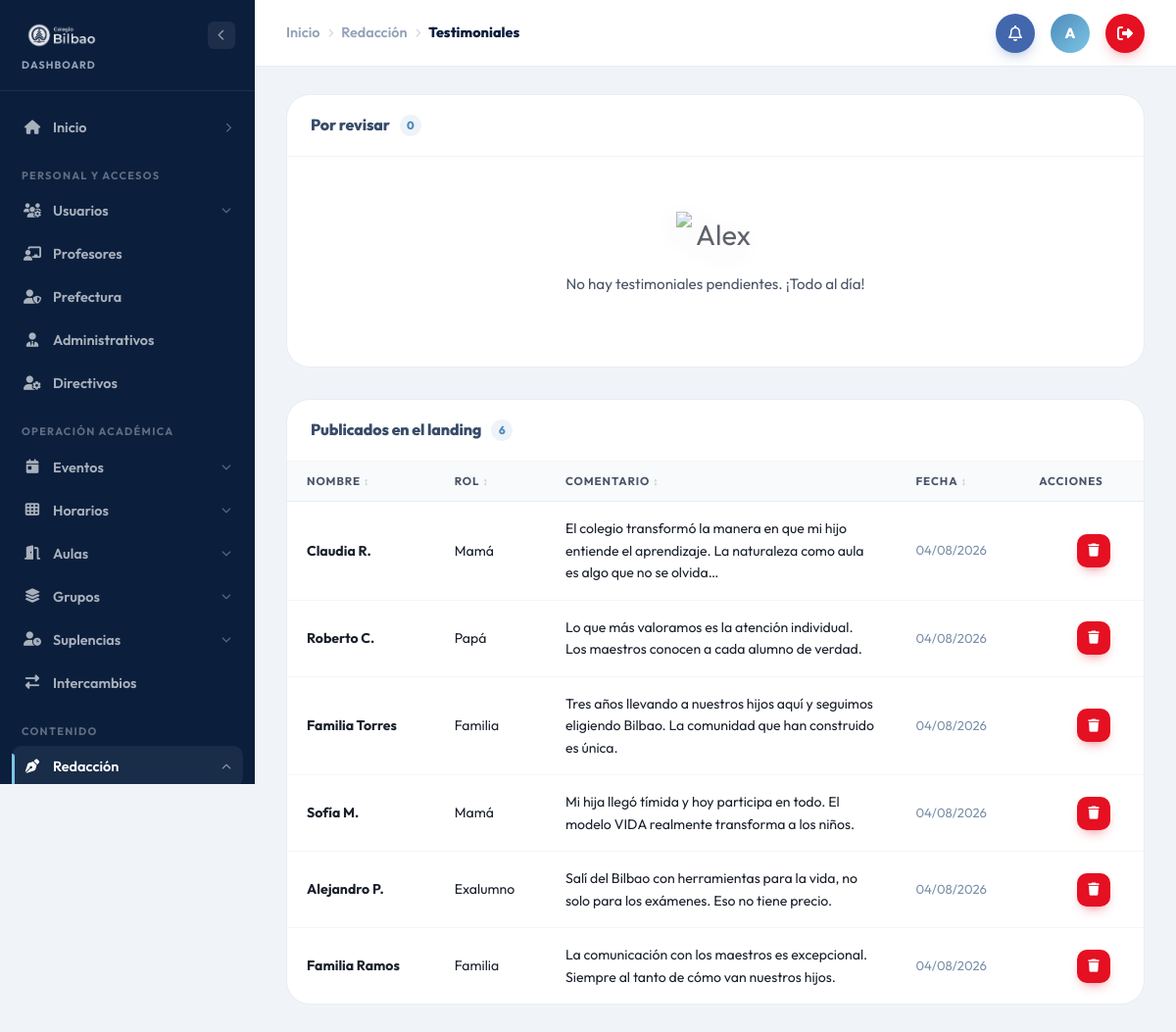
The app's page /dashboard/testimoniales (signed in) with its own data.
### tables this page shows
CREATE TABLE testimoniales (
  id         INT AUTO_INCREMENT PRIMARY KEY,
  nombre     VARCHAR(100) NOT NULL,
  rol        ENUM('Papá','Mamá','Exalumno','Exalumna','Familia') NOT NULL,
  comentario TEXT NOT NULL,
  aprobado   TINYINT(1) NOT NULL DEFAULT 0,
  created_at TIMESTAMP DEFAULT CURRENT_TIMESTAMP
);

### views/blog/testimoniales/index.php (the view, shortened to what the rows shown need)
<div class="admin-layout">
    <div class="admin-main">
        <main class="admin-content">
            <?php
            $pendientes = array_filter($testimoniales ?? [], fn($t) => !$t->aprobado);
            $aprobados  = array_filter($testimoniales ?? [], fn($t) => $t->aprobado);
            ?>
            <div class="admin-panel" style="margin-bottom:32px;">
                <div class="admin-panel__header">
                    <h2 class="admin-panel__title">
                        Por revisar
                        <span class="admin-panel__count"><?= count($pendientes) ?></span>
                    </h2>
                </div>
            </div>
            <div class="admin-panel">
                <div class="admin-panel__header">
                    <h2 class="admin-panel__title">
                        Publicados en el landing
                        <span class="admin-panel__count"><?= count($aprobados) ?></span>
                    </h2>
                </div>
                <?php if (empty($aprobados)): ?>
                <div class="admin-empty-state">
                    <p class="admin-empty-state__text">Aún no hay testimoniales aprobados.</p>
                </div>
                <?php else: ?>
                <div class="admin-table-scroll">
                    <table class="admin-table" data-table data-table-per="10" data-table-noun="testimoniales">
                        <thead>
                            <tr>
                                <th data-sort="text">Nombre</th>
                                <th data-sort="text">Rol</th>
                                <th data-sort="text">Comentario</th>
                                <th data-sort="date">Fecha</th>
                                <th>Acciones</th>
                            </tr>
                        </thead>
                        <tbody>
                        <?php foreach ($aprobados as $i => $t): ?>
                            <tr data-pager-item<?= $i >= 10 ? ' class="is-hidden"' : '' ?>>
                                <td><strong><?= htmlspecialchars($t->nombre) ?></strong></td>
                                <td><?= htmlspecialchars($t->rol) ?></td>
                                <td style="max-width:320px;"><?= htmlspecialchars(mb_substr($t->comentario, 0, 120)) ?><?= mb_strlen($t->comentario) > 120 ? '…' : '' ?></td>
                                <td data-val="<?= date('Y-m-d', strtotime($t->created_at)) ?>" style="white-space:nowrap;color:#7a8fa8;font-size:.82rem;"><?= date('d/m/Y', strtotime($t->created_at)) ?></td>
                                <td>
                                    <div class="admin-table__actions">
                                        <form method="POST" action="/dashboard/testimoniales/rechazar" data-confirm="¿Eliminar este testimonio publicado? Desaparecerá del sitio.">
                                            <button type="submit" class="admin-act admin-act--del" title="Eliminar">
                                                <i class="fa-solid fa-trash"></i>
                                            </button>
                                        </form>
                                    </div>
                                </td>
                            </tr>
                        <?php endforeach; ?>
                        </tbody>
                    </table>
                </div>
                <?php endif; ?>
            </div>
        </main>
    </div>
</div>

### records on screen
testimoniales: nombre "Claudia R.", rol "Mamá", comentario "El colegio transformó la manera en que mi hijo entiende el aprendizaje. La naturaleza como aula es algo que no se olvida", created_at "04/08/2026"
testimoniales: nombre "Roberto C.", rol "Papá", comentario "Lo que más valoramos es la atención individual. Los maestros conocen a cada alumno de verdad.", created_at "04/08/2026"
testimoniales: nombre "Familia Torres", rol "Familia", comentario "Tres años llevando a nuestros hijos aquí y seguimos eligiendo Bilbao. La comunidad que han construido es única.", created_at "04/08/2026"
testimoniales: nombre "Sofía M.", rol "Mamá", comentario "Mi hija llegó tímida y hoy participa en todo. El modelo VIDA realmente transforma a los niños.", created_at "04/08/2026"
testimoniales: nombre "Alejandro P.", rol "Exalumno", comentario "Salí del Bilbao con herramientas para la vida, no solo para los exámenes. Eso no tiene precio.", created_at "04/08/2026"
testimoniales: nombre "Familia Ramos", rol "Familia", comentario "La comunicación con los maestros es excepcional. Siempre al tanto de cómo van nuestros hijos.", created_at "04/08/2026"

### other values on screen
$_cr['label'] "Inicio"
$_cr['label'] "Redacción"
$_cr['label'] "Testimoniales"
$_g['label'] "PERSONAL Y ACCESOS"
$_m['nombre'] "Usuarios"
$_m['nombre'] "Profesores"
$_m['nombre'] "Prefectura"
$_m['nombre'] "Administrativos"
$_m['nombre'] "Directivos"
$_g['label'] "OPERACIÓN ACADÉMICA"
$_m['nombre'] "Eventos"
$_m['nombre'] "Horarios"
$_m['nombre'] "Aulas"
$_m['nombre'] "Grupos"
$_m['nombre'] "Suplencias"
